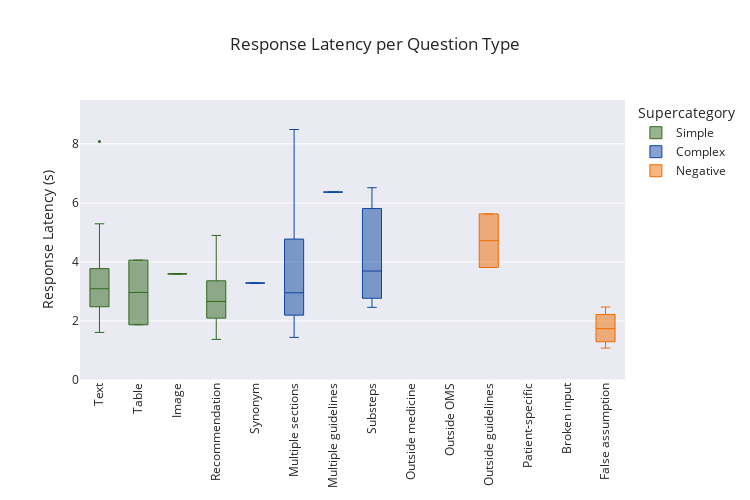

Source (notebook cell):
### Markdown cell above
### Response latency

### Code cell
azure_generator_only_wf_system: WorkflowSystem = init_stored_wf_system(dbi, azure_generator_only_config, BACKEND_API_URL)
avg_response_time = get_average_response_time(azure_generator_only_wf_system)
df__response_time, img__response_time = analyze_and_visualize_response_time_per_category(azure_generator_only_wf_system)
img__response_time.update_layout(width=screen_width, height=screen_height)


print(f"Average response latency: {avg_response_time:.2f} s")
for supercat in all_supercategories:
    entry = df__response_time[df__response_time['subcategory'].isna() & (df__response_time['supercategory'] == supercat.value)]['avg_response_latency']
    if len(entry) == 0:
        print(f"No response latency for {supercat.value} questions")
    else:
        print(f"Response latency for {supercat.value} questions: {entry.iloc[0]:.2f} s")
        
img__response_time

### Figure 1 — Plotly figure (JSON) as saved in the notebook; plotly's stock layout.template omitted (floating-point values rounded to 4 significant figures)
{"data": [{"alignmentgroup": "True", "hovertemplate": "Supercategory=Simple<br>Subcategory=%{x}<br>Response Latency (s)=%{y}<extra></extra>", "legendgroup": "Simple", "line": {"width": 1}, "marker": {"color": "#33691E", "size": 3}, "name": "Simple", "notched": false, "offsetgroup": "Simple", "orientation": "v", "showlegend": true, "type": "box", "x": ["Text", "Text", "Text", "Text", "Text", "Text", "Text", "Text", "Text", "Text", "Text", "Text", "Text", "Text", "Text", "Text", "Text", "Text", "Text", "Text", "Text", "Text", "Table", "Table", "Image", "Recommendation", "Recommendation", "Recommendation", "Recommendation", "Recommendation", "Recommendation", "Recommendation", "Recommendation", "Recommendation", "Recommendation", "Recommendation", "Recommendation"], "x0": " ", "xaxis": "x", "y": [3.226, 3.172, 3.323, 2.85, 3.522, 3.751, 2.714, 3.857, 2.329, 3.008, 4.905, 1.611, 3.772, 2.48, 1.677, 8.081, 5.012, 2.326, 5.291, 1.662, 2.691, 2.572, 4.06, 1.871, 3.594, 3.376, 2.437, 2.497, 2.019, 1.999, 2.825, 3.062, 3.594, 2.173, 4.896, 3.344, 1.375], "y0": " ", "yaxis": "y"}, {"alignmentgroup": "True", "hovertemplate": "Supercategory=Complex<br>Subcategory=%{x}<br>Response Latency (s)=%{y}<extra></extra>", "legendgroup": "Complex", "line": {"width": 1}, "marker": {"color": "#0D47A1", "size": 3}, "name": "Complex", "notched": false, "offsetgroup": "Complex", "orientation": "v", "showlegend": true, "type": "box", "x": ["Synonym", "Multiple sections", "Multiple sections", "Multiple sections", "Multiple sections", "Multiple sections", "Multiple sections", "Multiple sections", "Multiple sections", "Multiple sections", "Multiple sections", "Multiple sections", "Multiple sections", "Multiple guidelines", "Substeps", "Substeps", "Substeps"], "x0": " ", "xaxis": "x", "y": [3.284, 2.906, 1.444, 2.105, 3.978, 6.787, 2.578, 2.288, 5.567, 1.988, 8.484, 3.318, 3.002, 6.365, 6.513, 3.69, 2.462], "y0": " ", "yaxis": "y"}, {"alignmentgroup": "True", "hovertemplate": "Supercategory=Negative<br>Subcategory=%{x}<br>Response Latency (s)=%{y}<extra></extra>", "legendgroup": "Negative", "line": {"width": 1}, "marker": {"color": "#EF6C00", "size": 3}, "name": "Negative", "notched": false, "offsetgroup": "Negative", "orientation": "v", "showlegend": true, "type": "box", "x": ["Outside medicine", "Outside OMS", "Outside guidelines", "Outside guidelines", "Patient-specific", "Broken input", "False assumption", "False assumption", "False assumption", "False assumption"], "x0": " ", "xaxis": "x", "y": [null, null, 5.626, 3.811, null, null, 1.966, 2.472, 1.511, 1.081], "y0": " ", "yaxis": "y"}], "layout": {"boxmode": "overlay", "height": 500, "legend": {"title": {"text": "Supercategory"}, "tracegroupgap": 0}, "showlegend": true, "title": {"text": "Response Latency per Question Type"}, "width": 750, "xaxis": {"anchor": "y", "autorange": true, "domain": [0, 1], "showgrid": false, "tickangle": -90, "title": {}}, "yaxis": {"anchor": "x", "domain": [0, 1], "range": [0, 9.484], "title": {"text": "Response Latency (s)"}}}}
